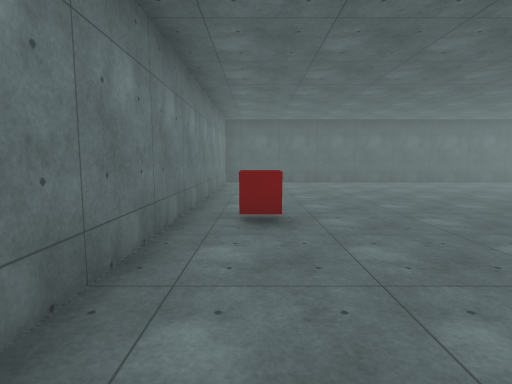
[1] (above)

18 first-person views from a walk through a Unity game level. The camera is 1.5 m above the floor, tilts 6° down and sees 80° across. The floor is counted in squares, 2 m on a side. Each view is taken from the middle of a square. On the plan, view 1 faces up. The plan holds only what a view shows up to about 10 squares ahead; the rest is blank. The place goes on beyond the plan. The player is left out. Some surface patterns are stand-ins.

[2]
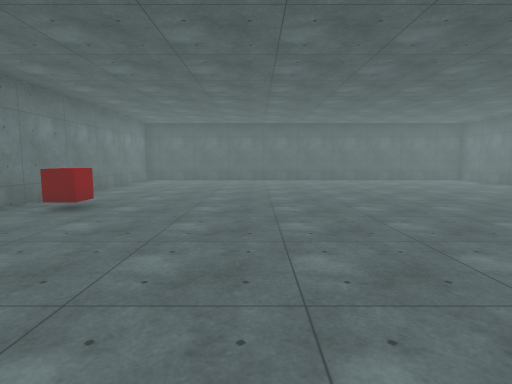

[3]
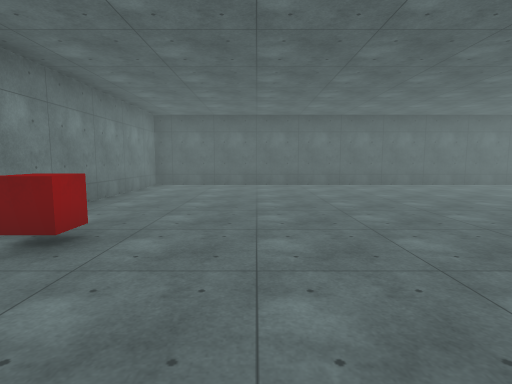

[4]
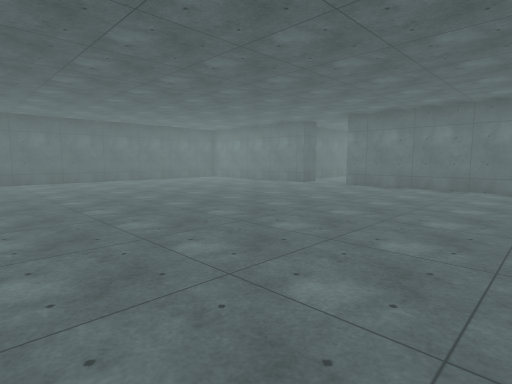

[5]
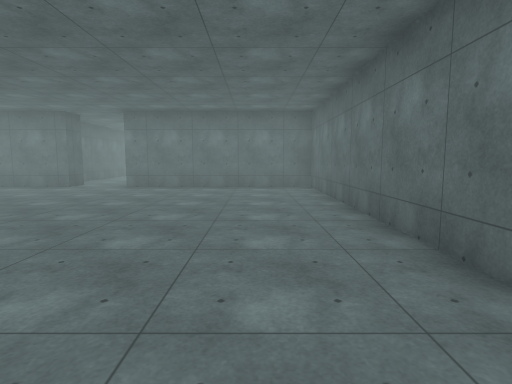

[6]
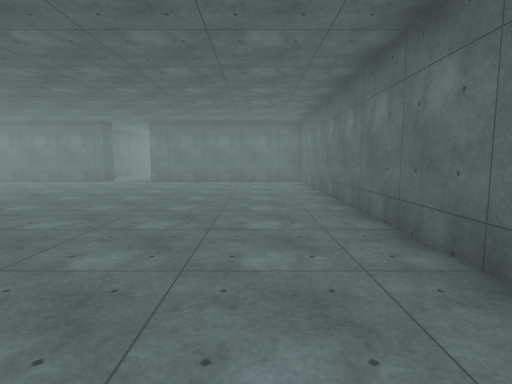

[7]
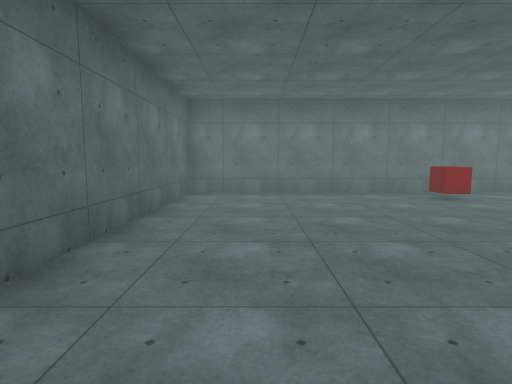

[8]
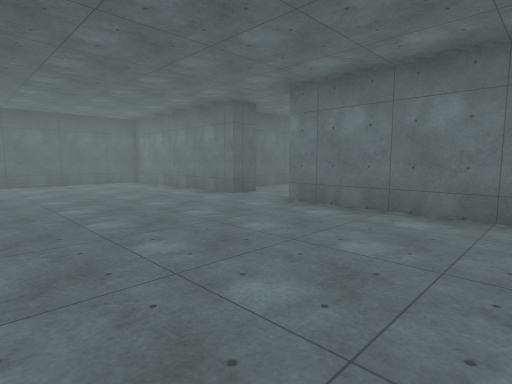

[9]
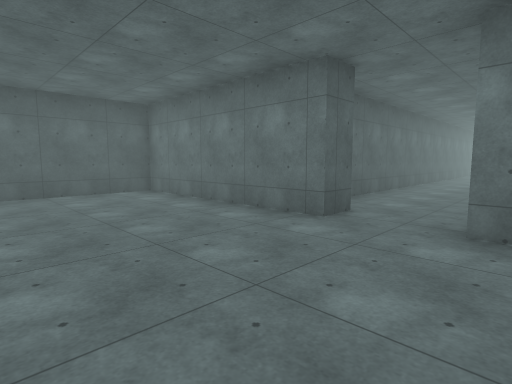

[10]
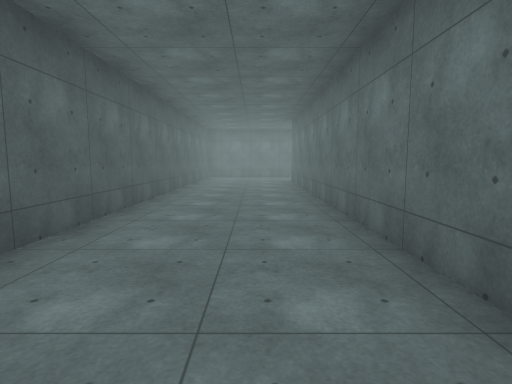

[11]
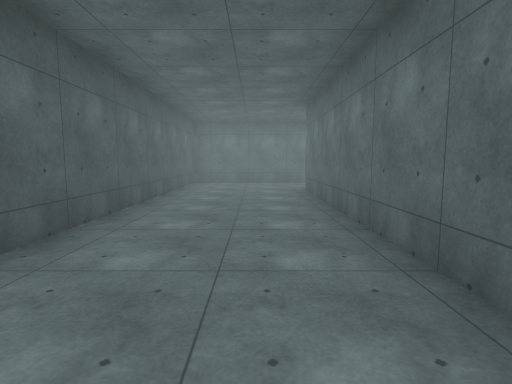

[12]
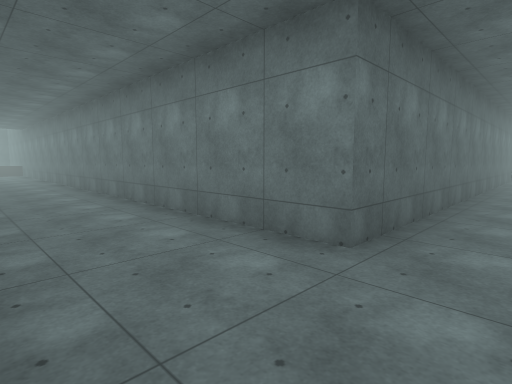

[13]
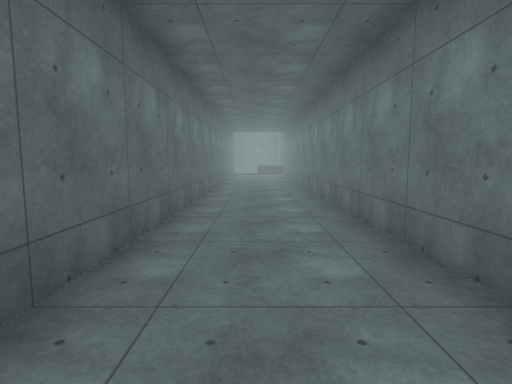

[14]
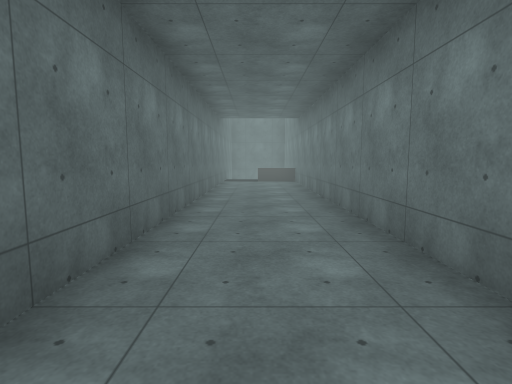

[15]
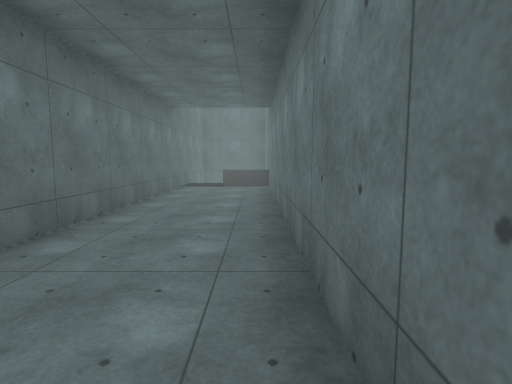

[16]
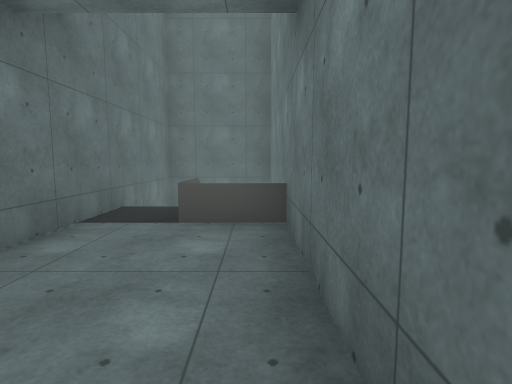

[17]
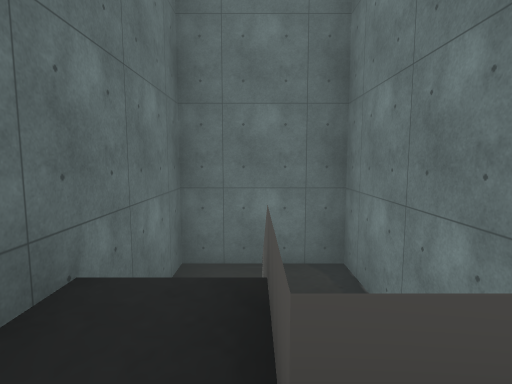

[18]
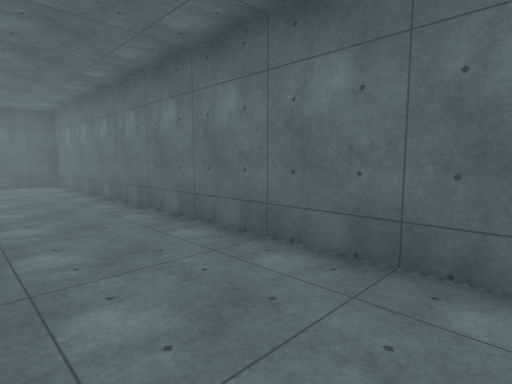

### Floor plan
Key: @ floor where view 1 was taken; # wall or solid block; . main floor; - floor 1.75 m lower than the main floor; _ floor 3.25 m lower than the main floor; / step, stairs or slope; = window, fence, low wall or low ledge; O other object.
Columns run from 1 left of view 1 to 26 right of it. Each row starts with its distance up from view 1.
 11 #############
 10 #...........#
  9 #...........#
  8 #...........#
  7 #...........#
  6 #...........################
  5 #..........................#
  4 #O.........................#
  3 #...........#..............#
  2 #...........############...#
  1 #...........#          #...#
  0 #@..........#          #...#
 -1 #...........#          #...#
 -2 #############          #...#
 -3                        #...#
 -4                        #...#
 -5                        #...#
 -6                        #...#
 -7                        #...#
 -8                        #...#
 -9                        #...#
-10                        #...#
-11                        #...#
-12                        #...#
-13                        #...#
-14                        #_=.#
-15                        # =/#
-16                        #/=/#
-17                        #---#
-18                        #####

Positions as (right, up) in squares from view 1, and headings:
1: (0, 0), facing up
2: (3, -1), facing up
3: (2, 1), facing up
4: (2, -1), facing up-right
5: (2, 0), facing right
6: (0, 0), facing right
7: (6, 0), facing left
8: (6, 0), facing up-right
9: (7, 3), facing up-right
10: (12, 4), facing right
11: (15, 4), facing right
12: (25, 4), facing down-left
13: (24, 2), facing down
14: (24, -3), facing down
15: (23, -5), facing down
16: (23, -10), facing down
17: (24, -13), facing down
18: (23, -4), facing up-right
